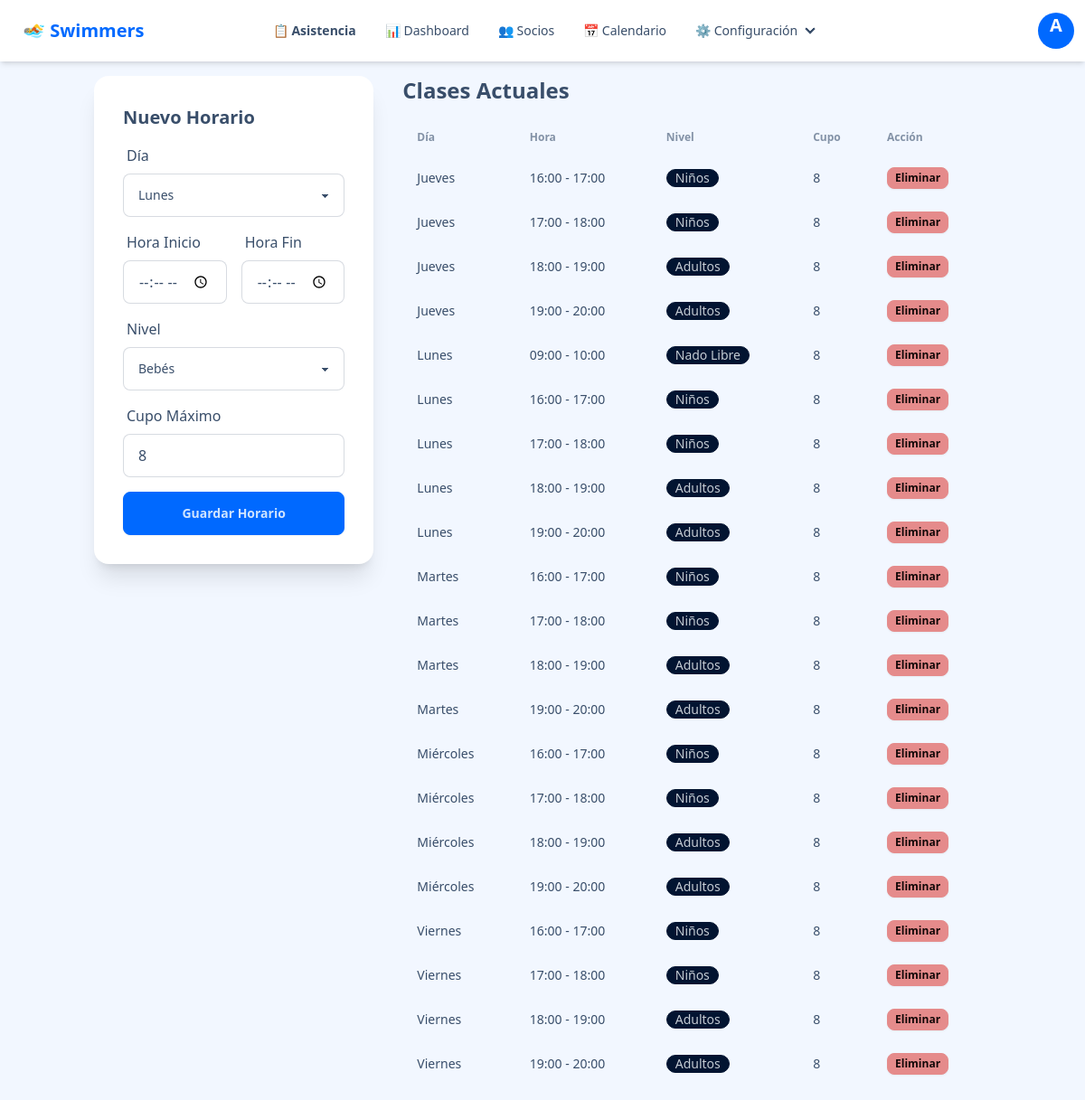
/admin/horarios (signed in), run on the app's committed database.
### app/models.py (models this page shows, shortened)
class User(UserMixin, db.Model):
    id = db.Column(db.Integer, primary_key=True)
    username = db.Column(db.String(64), index=True, unique=True, nullable=False)
    password_hash = db.Column(db.String(128))
    role = db.Column(db.String(20), nullable=False) # 'admin', 'recepcion', 'instructor'

class Horario(db.Model):
    id = db.Column(db.Integer, primary_key=True)
    dia_semana = db.Column(db.String(15), nullable=False) # Lunes, Martes...
    hora_inicio = db.Column(db.Time, nullable=False)
    hora_fin = db.Column(db.Time, nullable=False)
    nivel = db.Column(db.String(20), nullable=False)
    capacidad_maxima = db.Column(db.Integer, default=10)
    inscripciones = db.relationship('Inscripcion', backref='horario', lazy='dynamic')
    asistencias = db.relationship('Asistencia', backref='horario', lazy=True)

### app/routes/admin.py (the view, shortened to what this page needs)
@admin_bp.route('/horarios', methods=['GET', 'POST'])
@login_required
@admin_required
def horarios():
    lista_horarios = Horario.query.order_by(Horario.dia_semana, Horario.hora_inicio).all()
    form = HorarioForm()
    niveles_db = Nivel.query.order_by(Nivel.orden).all()
    form.nivel.choices = [(n.nombre, n.nombre) for n in niveles_db]
    return render_template('admin/horarios.html', horarios=lista_horarios, form=form)

### app/forms.py
class HorarioForm(FlaskForm):
    dia_semana = SelectField('Día', choices=[
        ('Lunes', 'Lunes'), ('Martes', 'Martes'), ('Miércoles', 'Miércoles'),
        ('Jueves', 'Jueves'), ('Viernes', 'Viernes'), ('Sábado', 'Sábado'), ('Domingo', 'Domingo')
    ], validators=[DataRequired()])
    hora_inicio = TimeField('Hora Inicio', validators=[DataRequired()])
    hora_fin = TimeField('Hora Fin', validators=[DataRequired()])
    nivel = SelectField('Nivel', choices=[], validators=[DataRequired()])
    capacidad_maxima = IntegerField('Cupo Máximo', default=8, validators=[DataRequired()])
    submit = SubmitField('Guardar Horario')

### app/models.py (called while the page is built)
@login.user_loader
def load_user(id):
    return User.query.get(int(id))

### app/templates/admin/horarios.html (shortened to what this page needs)
{% extends "base.html" %}
{% block content %}
<div class="grid grid-cols-1 lg:grid-cols-3 gap-8">
    <div class="lg:col-span-1">
        <div class="card bg-base-100 shadow-xl">
            <div class="card-body">
                <h2 class="card-title">Nuevo Horario</h2>
                <form method="POST">
                    <div class="form-control w-full mb-2">
                        <label class="label">{{ form.dia_semana.label }}</label>
                        {{ form.dia_semana(class="select select-bordered") }}
                    </div>
                    <div class="grid grid-cols-2 gap-4 mb-2">
                        <div class="form-control">
                            <label class="label">{{ form.hora_inicio.label }}</label>
                            {{ form.hora_inicio(class="input input-bordered", type="time") }}
                        </div>
                        <div class="form-control">
                            <label class="label">{{ form.hora_fin.label }}</label>
                            {{ form.hora_fin(class="input input-bordered", type="time") }}
                        </div>
                    </div>
                    <div class="form-control w-full mb-2">
                        <label class="label">{{ form.nivel.label }}</label>
                        {{ form.nivel(class="select select-bordered") }}
                    </div>
                    <div class="form-control w-full mb-4">
                        <label class="label">{{ form.capacidad_maxima.label }}</label>
                        {{ form.capacidad_maxima(class="input input-bordered") }}
                    </div>
                    {{ form.submit(class="btn btn-primary w-full") }}
                </form>
            </div>
        </div>
    </div>
    <div class="lg:col-span-2">
        <h2 class="text-2xl font-bold mb-4">Clases Actuales</h2>
        <div class="overflow-x-auto">
            <table class="table table-zebra w-full">
                <thead>
                    <tr>
                        <th>Día</th>
                        <th>Hora</th>
                        <th>Nivel</th>
                        <th>Cupo</th>
                        <th>Acción</th>
                    </tr>
                </thead>
                <tbody>
                    {% for h in horarios %}
                    <tr>
                        <td>{{ h.dia_semana }}</td>
                        <td>{{ h.hora_inicio.strftime('%H:%M') }} - {{ h.hora_fin.strftime('%H:%M') }}</td>
                        <td><div class="badge badge-neutral">{{ h.nivel }}</div></td>
                        <td>{{ h.capacidad_maxima }}</td>
                        <td>
                            <a href="{{ url_for('admin.borrar_horario', id=h.id) }}"
                               class="btn btn-error btn-xs"
                               onclick="return confirm('¿Seguro que deseas eliminar esta clase?');">Eliminar</a>
                        </td>
                    </tr>
                    {% endfor %}
                </tbody>
            </table>
        </div>
    </div>
</div>
{% endblock %}

### app/templates/base.html (shortened to what this page needs)
<!DOCTYPE html>
<html lang="es" data-theme="winter">
<head>
    <link href="https://cdn.jsdelivr.net/npm/daisyui@4.12.10/dist/full.min.css" rel="stylesheet" type="text/css" />
    <script src="https://cdn.tailwindcss.com"></script>
</head>
<body class="min-h-screen bg-base-200">
<div class="navbar bg-base-100 shadow-md sticky top-0 z-50">
    <div class="navbar-start">
      <a class="btn btn-ghost text-xl text-primary font-bold">
          🏊 Swimmers
      </a>
    </div>
    <div class="navbar-center hidden lg:flex">
      <ul class="menu menu-horizontal px-1">
        {% if current_user.is_authenticated %}
          <li>
              <a href="{{ url_for('asistencia.hoy') }}" class="font-semibold">
                  📋 Asistencia
              </a>
          </li>
          {% if current_user.role in ['admin', 'recepcion'] %}
              <li><a href="{{ url_for('reportes.dashboard') }}">📊 Dashboard</a></li>
              <li><a href="{{ url_for('socios.lista') }}">👥 Socios</a></li>
              <li><a href="{{ url_for('horarios.calendario') }}">📅 Calendario</a></li>
          {% endif %}
          {% if current_user.role == 'admin' %}
              <li>
                  <details>
                      <summary>⚙️ Configuración</summary>
                  </details>
              </li>
          {% endif %}
        {% endif %}
      </ul>
    </div>
    <div class="navbar-end">
      {% if current_user.is_authenticated %}
          <div class="dropdown dropdown-end">
              <div tabindex="0" role="button" class="btn btn-ghost btn-circle avatar">
                  <div class="w-10 rounded-full bg-primary text-white flex items-center justify-center">
                      <span class="text-xl font-bold">{{ current_user.username[:1].upper() }}</span>
                  </div>
              </div>
          </div>
      {% else %}
          <a href="{{ url_for('auth.login') }}" class="btn btn-primary btn-sm">Iniciar Sesión</a>
      {% endif %}
    </div>
  </div>
    <main class="container mx-auto p-4">
        {% block content %}{% endblock %}
    </main>
</body>
</html>

### data on the page
User: username "A"
Horario: dia_semana "Jueves", hora_inicio "16:00", hora_fin "17:00", nivel "Niños", capacidad_maxima "8"
Horario: dia_semana "Jueves", hora_inicio "17:00", hora_fin "18:00", nivel "Niños", capacidad_maxima "8"
Horario: dia_semana "Jueves", hora_inicio "18:00", hora_fin "19:00", nivel "Adultos", capacidad_maxima "8"
Horario: dia_semana "Jueves", hora_inicio "19:00", hora_fin "20:00", nivel "Adultos", capacidad_maxima "8"
Horario: dia_semana "Lunes", hora_inicio "09:00", hora_fin "10:00", nivel "Nado Libre", capacidad_maxima "8"
Horario: dia_semana "Lunes", hora_inicio "16:00", hora_fin "17:00", nivel "Niños", capacidad_maxima "8"
Horario: dia_semana "Lunes", hora_inicio "17:00", hora_fin "18:00", nivel "Niños", capacidad_maxima "8"
Horario: dia_semana "Lunes", hora_inicio "18:00", hora_fin "19:00", nivel "Adultos", capacidad_maxima "8"
Horario: dia_semana "Lunes", hora_inicio "19:00", hora_fin "20:00", nivel "Adultos", capacidad_maxima "8"
Horario: dia_semana "Martes", hora_inicio "16:00", hora_fin "17:00", nivel "Niños", capacidad_maxima "8"
Horario: dia_semana "Martes", hora_inicio "17:00", hora_fin "18:00", nivel "Niños", capacidad_maxima "8"
Horario: dia_semana "Martes", hora_inicio "18:00", hora_fin "19:00", nivel "Adultos", capacidad_maxima "8"
Horario: dia_semana "Martes", hora_inicio "19:00", hora_fin "20:00", nivel "Adultos", capacidad_maxima "8"
Horario: dia_semana "Miércoles", hora_inicio "16:00", hora_fin "17:00", nivel "Niños", capacidad_maxima "8"
Horario: dia_semana "Miércoles", hora_inicio "17:00", hora_fin "18:00", nivel "Niños", capacidad_maxima "8"
Horario: dia_semana "Miércoles", hora_inicio "18:00", hora_fin "19:00", nivel "Adultos", capacidad_maxima "8"
Horario: dia_semana "Miércoles", hora_inicio "19:00", hora_fin "20:00", nivel "Adultos", capacidad_maxima "8"
Horario: dia_semana "Viernes", hora_inicio "16:00", hora_fin "17:00", nivel "Niños", capacidad_maxima "8"
Horario: dia_semana "Viernes", hora_inicio "17:00", hora_fin "18:00", nivel "Niños", capacidad_maxima "8"
Horario: dia_semana "Viernes", hora_inicio "18:00", hora_fin "19:00", nivel "Adultos", capacidad_maxima "8"
Horario: dia_semana "Viernes", hora_inicio "19:00", hora_fin "20:00", nivel "Adultos", capacidad_maxima "8"
